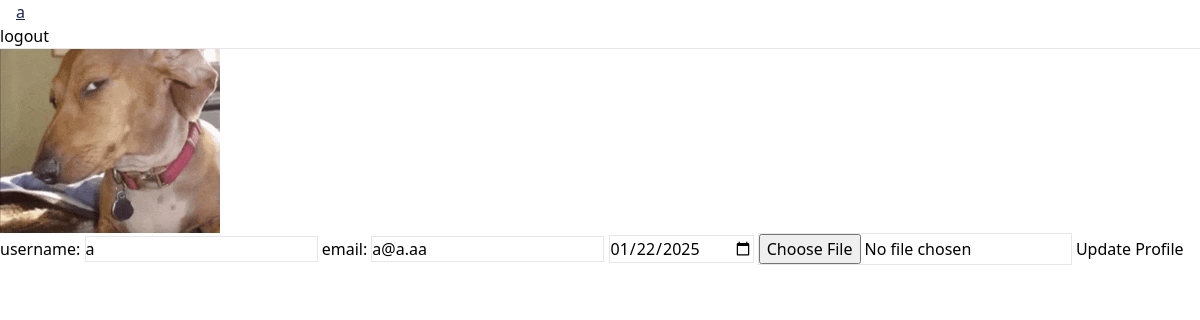
The page /accounts/profile/ (signed in) on the database as committed earlier.
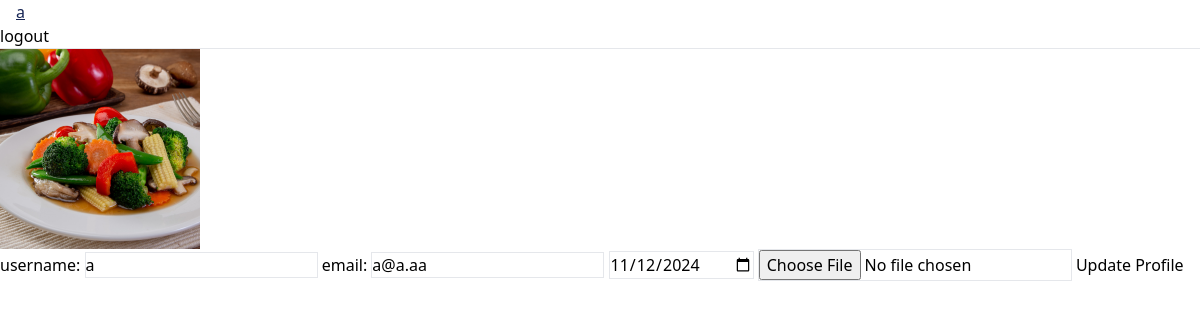
The same page on the database as committed later.
### accounts/models.py (models this page shows, shortened)
class Profile(models.Model):
    user = models.OneToOneField(User, on_delete=models.CASCADE)
    date_of_birth = models.DateField(blank=True, null=True)
    photo = models.ImageField(upload_to=profile_path, blank=True)

### accounts/views.py (the view)
# urls.py: path("profile/", views.profile, name="profile"),
@login_required
def profile(request):
    profile = get_object_or_404(Profile, user__username=request.user.username)
    user = get_object_or_404(User, username=request.user.username)
    if request.method == "POST":
        print(request.POST)
        if "date_of_birth" in request.POST:
            profile.date_of_birth = request.POST["date_of_birth"]
            messages.success(request, "date of birth updated")
        if "photo" in request.FILES:
            profile.photo = request.FILES["photo"]
            messages.success(request, "photo updated")
        if "username" in request.POST:
            user.username = request.POST["username"]
            messages.success(request, "username updated")
        if "email" in request.POST:
            user.email = request.POST["email"]
            messages.success(request, "email updated")
        if request.POST["date_of_birth"] == "" and request.FILES["photo"] == "":
            messages.error(request, "nothing to update")
        user.save()
        profile.save()
        return redirect("accounts:profile")
    else:
        return render(request, "profile.html", {"profile": profile, "user": user})

### templates/profile.html (shortened to what this page needs)
{% extends "base.html" %}
{% block main %}
    {% if profile.photo %}
        <div><img src="{{profile.photo.url}}" alt="{{profile.photo}}"></div>
    {% endif %}
    <form action="{% url 'accounts:profile' %}" method="POST" enctype="multipart/form-data">
        <label for="username">username:</label>
        <input type="text" id="username" name="username" value="{{user.username}}">
        <label for="email">email:</label>
        <input type="text" id="email" name="email" value="{{user.email}}">
        <input type="date" name="date_of_birth" value="{{profile.date_of_birth|date:'Y-m-d'}}">
        <input type="file" name="photo" accept="image/*">
        <button type="submit">Update Profile</button>
    </form>
{% endblock main %}

Rows that differ between the two databases and show on the page:
changed Profile: photo: a different picture; date_of_birth "01/22/2025" → "11/12/2024"
